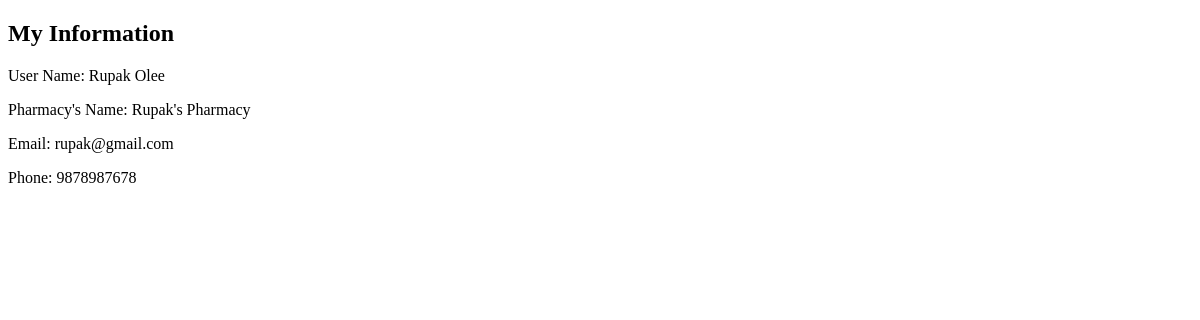
The app's page /menu/myInfo.php, older data.
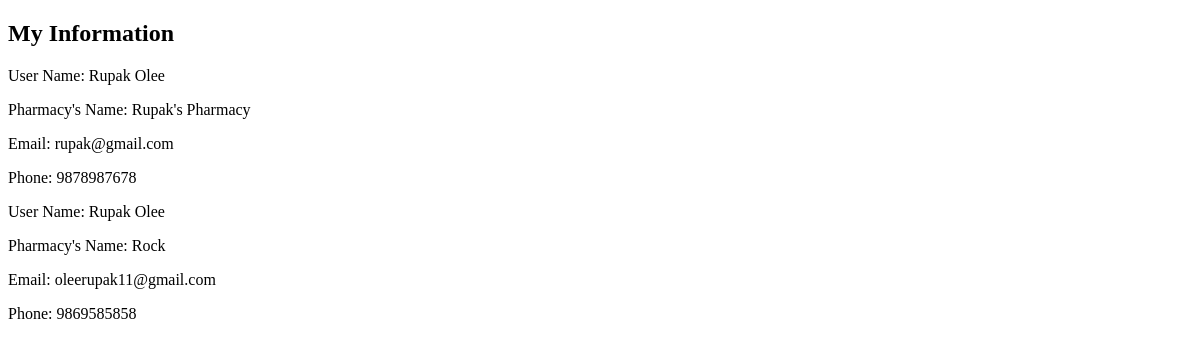
The same page, newer data.
### tables this page shows
CREATE TABLE `register` (
  `id` int(8) NOT NULL,
  `fullName` varchar(128) NOT NULL,
  `pharmacyName` varchar(128) NOT NULL,
  `pass` varchar(128) NOT NULL,
  `email` varchar(128) NOT NULL,
  `phone` varchar(128) NOT NULL,
  `address` varchar(52) NOT NULL,
  `date` date DEFAULT NULL,
  `status` int(11) DEFAULT 0,
  `token` varchar(64) DEFAULT NULL,
  `token_expiry` datetime DEFAULT NULL,
  `verification_code` int(6) NOT NULL
);

### includes/database.php (called while the page is built, shortened)
<?php
    function select($conn, $arg) {
        $sql = "select * from $arg";
        $result = mysqli_query($conn, $sql);
        return $records = mysqli_fetch_all($result, MYSQLI_ASSOC);
    }
?>

### menu/myInfo.php (the view, shortened to what this page needs)
<?php
include '../includes/database.php';
$records = select($conn, 'register');
?>
<!DOCTYPE html>
<html lang="en">
<head>
</head>
<body>
    <h2>My Information</h2>
    <?php foreach($records as $record): ?>
    <p>User Name: <?= $record['fullName']; ?></p>
    <p>Pharmacy's Name: <?= $record['pharmacyName']; ?></p>
    <p>Email: <?= $record['email']; ?></p>
    <p>Phone: <?= $record['phone']; ?></p>
    <?php endforeach; ?>
</body>
</html>

Row changes from the older to the newer data that the page shows:
added register: fullName "Rupak Olee", pharmacyName "Rock", email "oleerupak11@gmail.com", phone "9869585858"
